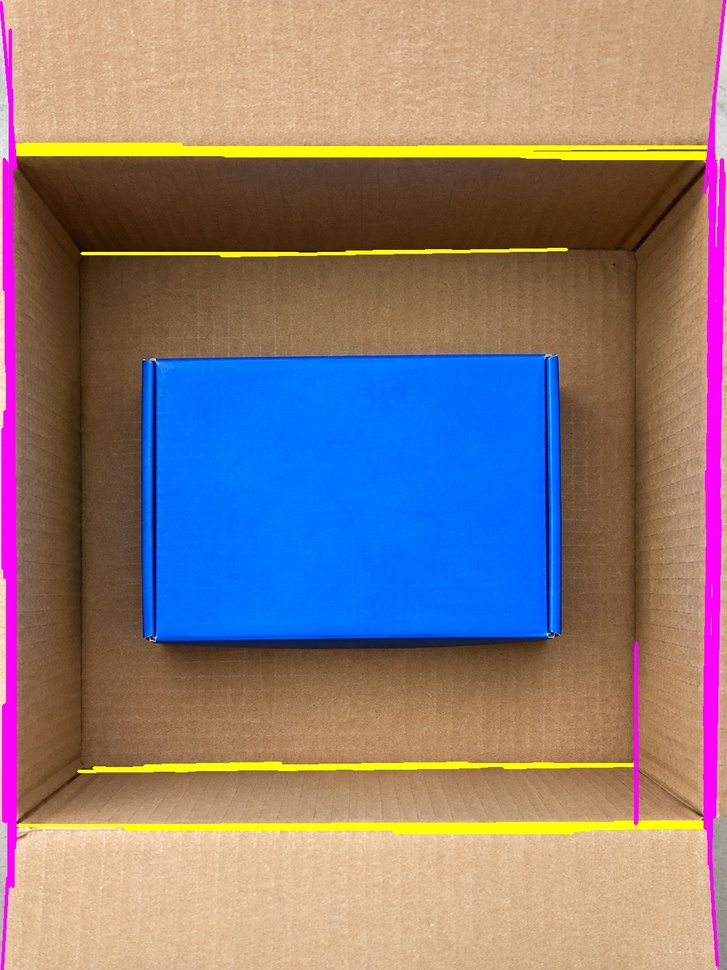
#> input picture auto_walls_test.jpg, 727 x 970 px, shrunk from 1086 x 1448 before the run
$ python -i detect.py   (imports and definitions only)
#> lines starting #> are read from the running program, lines starting #| are printed output that depends on the picture; after the words box and inside, x2 and y2 are one past the last pixel; in counts of white or black regions, pixels touching at a corner belong together
from __future__ import annotations

from typing import Any, Dict, List, Optional, Tuple

import cv2
import numpy as np


def _background_mask(crop: np.ndarray) -> np.ndarray:
    lab = cv2.cvtColor(crop, cv2.COLOR_BGR2LAB).astype(np.float32)
    h, w = lab.shape[:2]

    border = max(3, int(min(h, w) * 0.04))

    samples = np.concatenate(
        [
            lab[:border, :, :].reshape(-1, 3),
            lab[-border:, :, :].reshape(-1, 3),
            lab[:, :border, :].reshape(-1, 3),
            lab[:, -border:, :].reshape(-1, 3),
        ],
        axis=0,
    )

    bg = np.median(samples, axis=0)
    dist = np.linalg.norm(lab - bg, axis=2)

    threshold = max(
        12.0,
        float(np.percentile(dist, 72)),
    )

    return np.where(
        dist >= threshold,
        255,
        0,
    ).astype(np.uint8)


def _apply_color_overlay(
    image: np.ndarray,
    mask: np.ndarray,
    color: Tuple[int, int, int],
    alpha: float,
) -> np.ndarray:

    if cv2.countNonZero(mask) == 0:
        return image

    overlay = image.copy()
    overlay[mask > 0] = color

    return cv2.addWeighted(
        overlay,
        alpha,
        image,
        1.0 - alpha,
        0,
    )


def detect_products(
    image: Any,
    box: Optional[Dict[str, Any]] = None,
) -> Tuple[List[Dict[str, Any]], np.ndarray, int, int]:

    # --------------------------------------------------
    # 1. 이미지 준비
    # --------------------------------------------------

    rgb = np.array(
        image.convert("RGB")
        if hasattr(image, "convert")
        else image
    )

    if rgb.ndim != 3 or rgb.shape[2] < 3:
        raise ValueError("RGB 이미지가 필요합니다.")

    original = cv2.cvtColor(
        rgb[:, :, :3],
        cv2.COLOR_RGB2BGR,
    )
#> original is the input picture: shape (970, 727, 3); mean B, G, R 122.8, 123.4, 139


    # --------------------------------------------------
    # 2. 박스 내부 영역 확보
    # --------------------------------------------------

    use_warped = bool(
        box
        and isinstance(
            box.get("warped_image"),
            np.ndarray,
        )
    )

    if use_warped:

        crop = box["warped_image"].copy()

        offset_x = 0
        offset_y = 0

    else:

        h, w = original.shape[:2]

        x1 = (
            int(box.get("x1", 0))
            if box
            else int(w * 0.05)
        )

        y1 = (
            int(box.get("y1", 0))
            if box
            else int(h * 0.05)
        )

        x2 = (
            int(box.get("x2", w))
            if box
            else int(w * 0.95)
        )

        y2 = (
            int(box.get("y2", h))
            if box
            else int(h * 0.95)
        )

        x1 = max(0, x1)
        y1 = max(0, y1)

        x2 = min(w, x2)
        y2 = min(h, y2)

        crop = original[
            y1:y2,
            x1:x2
        ].copy()

        offset_x = x1
        offset_y = y1


    if crop.size == 0:
        raise ValueError(
            "분석할 박스 내부 영역이 없습니다."
        )


    ch, cw = crop.shape[:2]
    crop_area = ch * cw


    # --------------------------------------------------
    # 3. 계산용 기본 마스크
    #
    # 박스 접힘선 오검출을 줄이기 위해
    # edge mask는 사용하지 않음
    # --------------------------------------------------

    mask = _background_mask(crop)
#> in _background_mask, `lab = cv2.cvtColor(crop, cv2.COLOR_BGR2LAB).astype(np.float32)`:
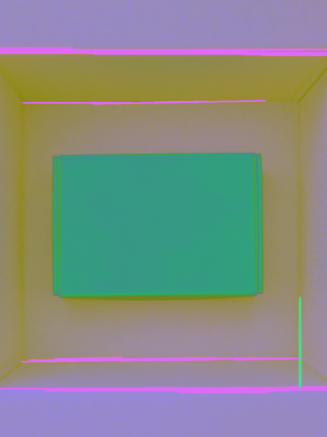
#> lab: shape (873, 654, 3) float32 (shown at 1/2 size); mean B, G, R 132.7, 139.9, 132.7
#> in _background_mask, `bg = np.median(samples, axis=0)`: bg = [180, 137, 151]
#> in _background_mask, `dist = np.linalg.norm(lab - bg, axis=2)`:
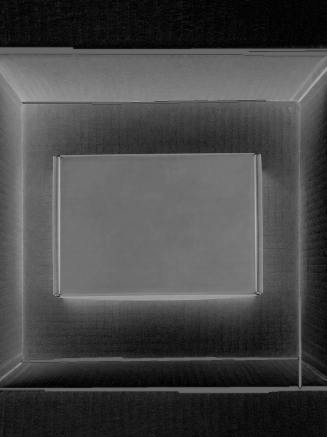
#> dist: shape (873, 654) float32 (shown at 1/2 size); min 1, max 183.1, mean 72.2
#> in _background_mask, `threshold = max( 12.0, float(np.percentile(dist, 72)), )`: threshold = 109.3
#> in _background_mask, `return np.where( dist >= threshold, 255, 0, ).astype(np.uint8)`:
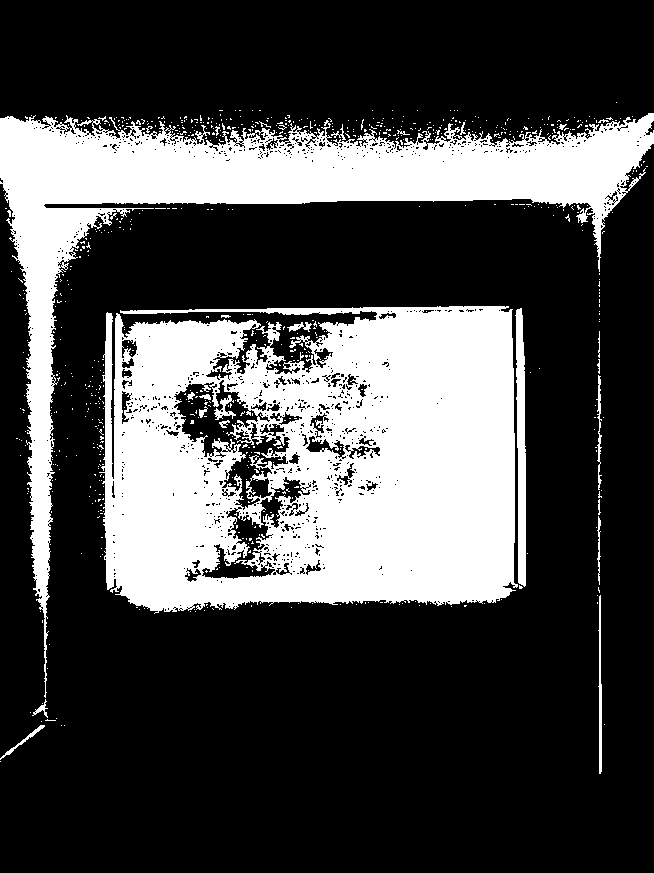
#> returned value: shape (873, 654); 28.6% white; 724 white regions (697 under 20 px), largest, box (x1, y1, x2, y2) and area: (99, 306, 518, 614) 101677, (0, 113, 654, 698) 55722, (515, 308, 526, 587) 2188


    k = max(
        3,
        int(min(ch, cw) * 0.008),
    )

    if k % 2 == 0:
        k += 1

    kernel = np.ones(
        (k, k),
        np.uint8,
    )

    mask = cv2.morphologyEx(
        mask,
        cv2.MORPH_OPEN,
        kernel,
        iterations=1,
    )
#> mask: shape (873, 654); 25% white; 45 white regions, largest, box (x1, y1, x2, y2) and area: (105, 306, 515, 611) 89306, (0, 113, 654, 596) 48441, (516, 309, 526, 585) 2166

    mask = cv2.morphologyEx(
        mask,
        cv2.MORPH_CLOSE,
        kernel,
        iterations=2,
    )
#> mask: shape (873, 654); 26.4% white; 8 white regions, largest, box (x1, y1, x2, y2) and area: (105, 306, 526, 611) 100015, (0, 113, 654, 607) 50270, (248, 504, 262, 524) 207


    # --------------------------------------------------
    # 4. 박스 가장자리 제외
    # --------------------------------------------------

    margin = max(
        2,
        int(min(ch, cw) * 0.025),
    )

    mask[:margin, :] = 0
    mask[-margin:, :] = 0
    mask[:, :margin] = 0
    mask[:, -margin:] = 0
#> mask: shape (873, 654); 26.1% white; 8 white regions, largest, box (x1, y1, x2, y2) and area: (105, 306, 526, 611) 100015, (16, 119, 638, 607) 48286, (248, 504, 262, 524) 207


    # --------------------------------------------------
    # 5. 연결 영역 분석
    # --------------------------------------------------

    n, labels, stats, _ = (
        cv2.connectedComponentsWithStats(
            mask,
            connectivity=8,
        )
    )
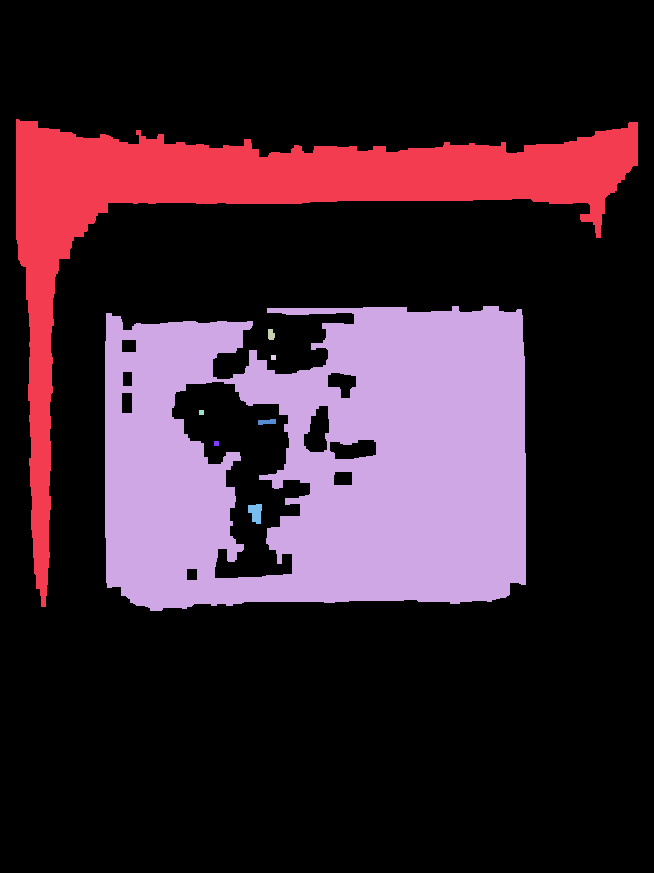
#> labels: shape (873, 654) int32; 9 distinct labels, from 0 to 8; one colour per label, 0 black
#> n = 9; stats = [[0, 0, 654, 873, 422210], [16, 119, 622, 488, 48286], [105, 306, 421, 305, 100015], [268, 329, 7, 11, 66], [271, 355, 5, 5, 25], [199, 410, 5, 5, 25], [258, 419, 18, 6, 83], [214, 441, 5, 5, 25], [248, 504, 14, 20, 207]]

    min_area = max(
        120,
        int(crop_area * 0.004),
    )

    max_area = int(
        crop_area * 0.82
    )


    components = []


    for label in range(1, n):

        x, y, w, h, area = [
            int(v)
            for v in stats[label]
        ]

        if area < min_area:
            continue

        if area > max_area:
            continue


        rect_area = max(
            1,
            w * h,
        )

        fill_ratio = (
            area / rect_area
        )

        aspect = (
            w / max(1, h)
        )


        if fill_ratio < 0.18:
            continue

        if aspect < 0.08:
            continue

        if aspect > 12:
            continue


        touches = sum(
            [
                x <= margin,
                y <= margin,
                x + w >= cw - margin,
                y + h >= ch - margin,
            ]
        )


        # -------------------------------
        # 계산용 필터
        #
        # 지나치게 큰 벽면 영역만 제외
        # 작은 조각까지 여기서 삭제하지 않음
        # -------------------------------

        if (
            touches >= 3
            and area > crop_area * 0.20
        ):
            continue


        area_ratio = (
            area / crop_area
        )


        confidence = np.clip(
            min(
                1.0,
                area_ratio / 0.12
            ) * 0.35
            +
            min(
                1.0,
                fill_ratio
            ) * 0.40
            +
            (
                1.0
                - touches / 4.0
            ) * 0.25,
            0.05,
            0.99,
        )


        components.append(
            {
                "area": area,
                "label": label,
                "x": x,
                "y": y,
                "w": w,
                "h": h,
                "touches": touches,
                "confidence":
                    float(confidence),
            }
        )
#> this loop made 8 passes
#> after the loop, components = 1 item


    components.sort(
        key=lambda item:
            item["area"],
        reverse=True,
    )


    # ==================================================
    # 6. 계산용 마스크
    #
    # 여기서 만들어진 면적만
    # occupancy / void 계산에 사용
    # ==================================================

    calculation_mask = np.zeros(
        (ch, cw),
        dtype=np.uint8,
    )


    for component in components:

        label = component["label"]

        cmask = np.where(
            labels == label,
            255,
            0,
        ).astype(np.uint8)

        calculation_mask = cv2.bitwise_or(
            calculation_mask,
            cmask,
        )
#> this loop made 1 pass
#> label on pass 1: 2
#> pass 1, in detect_products, `cmask = np.where( labels == label, 255, 0, ).astype(np.uint8)`:
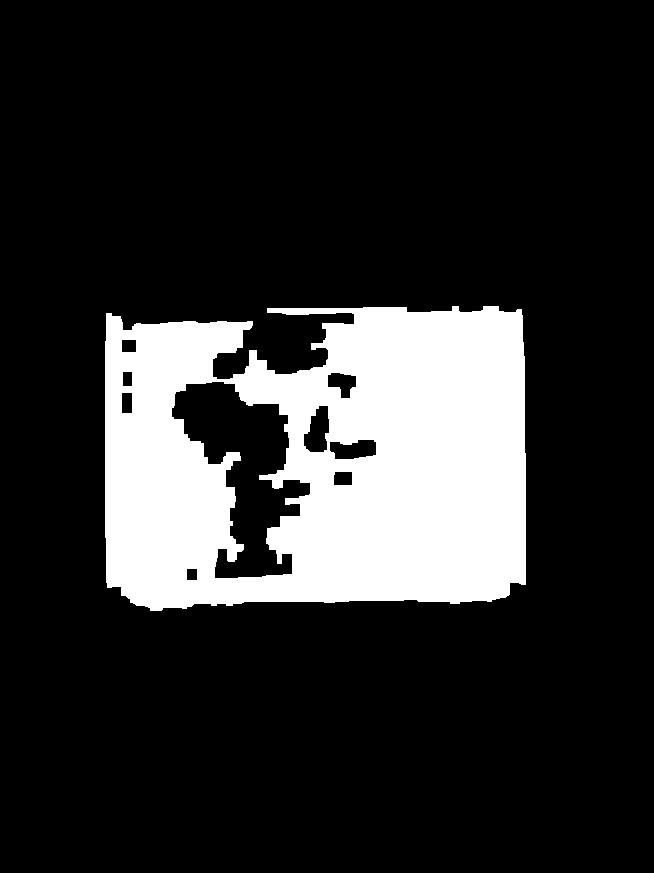
#> cmask: shape (873, 654); 17.5% white; 1 white region


    # --------------------------------------------------
    # 중요:
    # 숫자 계산은 오직 calculation_mask 기준
    # --------------------------------------------------

    product_area = int(
        cv2.countNonZero(
            calculation_mask
        )
    )
#> product_area = 100015


    # ==================================================
    # 7. 시각화용 영역만 별도로 정리
    #
    # 여기서 무언가 삭제되어도
    # product_area에는 영향 없음
    # ==================================================

    visual_components = []

    if components:

        largest_area = (
            components[0]["area"]
        )
#> largest_area = 100015


        for component in components:

            # 너무 작은 조각 제거
            if (
                component["area"]
                < largest_area * 0.25
            ):
                continue


            # 박스 테두리와 직접 연결된
            # 시각적 오검출 영역 제거
            if component["touches"] >= 1:
                continue


            visual_components.append(
                component
            )
#> this loop made 1 pass
#> after the loop, visual_components = 1 item


    # 만약 필터가 너무 강해서
    # 아무것도 남지 않으면
    # 가장 큰 영역 하나는 보여준다.
    if (
        not visual_components
        and components
    ):
        visual_components = [
            components[0]
        ]


    visual_mask = np.zeros(
        (ch, cw),
        dtype=np.uint8,
    )


    detections: List[
        Dict[str, Any]
    ] = []

    visual_contours = []


    for idx, component in enumerate(
        visual_components,
        start=1,
    ):

        label = component["label"]

        cmask = np.where(
            labels == label,
            255,
            0,
        ).astype(np.uint8)


        visual_mask = cv2.bitwise_or(
            visual_mask,
            cmask,
        )


        contours, _ = cv2.findContours(
            cmask,
            cv2.RETR_EXTERNAL,
            cv2.CHAIN_APPROX_SIMPLE,
        )


        visual_contours.extend(
            contours
        )


        x = component["x"]
        y = component["y"]
        w = component["w"]
        h = component["h"]


        detections.append(
            {
                "name":
                    f"Detected Product {idx}",

                "confidence":
                    round(
                        component[
                            "confidence"
                        ],
                        2,
                    ),

                "area":
                    component["area"],

                "bbox":
                    [
                        x + offset_x,
                        y + offset_y,
                        x + w + offset_x,
                        y + h + offset_y,
                    ],

                "width_px":
                    w,

                "height_px":
                    h,
            }
        )
#> this loop made 1 pass
#> (idx, label, x, y, w, h) on pass 1: (1, 2, 105, 306, 421, 305)
#> after the loop, detections = 1 item; visual_contours = 1 contour; box (x1, y1, x2, y2) and area: (105, 306, 526, 611) 114766


    visual_area = int(cv2.countNonZero(visual_mask))
#> visual_area = 100015

    print(
        f"[BoxFit MASK CHECK] "
        f"calculation={product_area}, "
        f"visual={visual_area}, "
        f"difference={product_area - visual_area}",
        flush=True,
    )
#| [BoxFit MASK CHECK] calculation=100015, visual=100015, difference=0

    # ==================================================
    # 8. 예상 빈공간 시각화
    # ==================================================

    inner_mask = np.ones(
        (ch, cw),
        dtype=np.uint8,
    ) * 255


    inner_mask[:margin, :] = 0
    inner_mask[-margin:, :] = 0
    inner_mask[:, :margin] = 0
    inner_mask[:, -margin:] = 0


    # 화면에 보여주는 빈공간
    # = 박스 내부 - 시각화용 제품 영역
    visual_void_mask = cv2.bitwise_and(
        inner_mask,
        cv2.bitwise_not(
            visual_mask
        ),
    )
#> visual_void_mask: shape (873, 654); 74.1% white; 2 black regions, box (x1, y1, x2, y2) and area: (105, 306, 526, 611) 100015, (0, 0, 654, 873) 47840
#> inner_mask: shape (873, 654); 91.6% white; 1 black region, box (x1, y1, x2, y2) and area: (0, 0, 654, 873) 47840


    result_crop = crop.copy()


    # --------------------------------------------------
    # 9. 빈공간만 주황색 반투명 표시
    # --------------------------------------------------

    result_crop = _apply_color_overlay(
        result_crop,
        visual_void_mask,
        (255, 120, 60),
        alpha=0.30,
    )


    # --------------------------------------------------
    # 10. 제품은 면을 칠하지 않고
    # 초록색 윤곽선만 표시
    # --------------------------------------------------

    if visual_contours:

        cv2.drawContours(
            result_crop,
            visual_contours,
            -1,
            (36, 110, 75),
            3,
        )
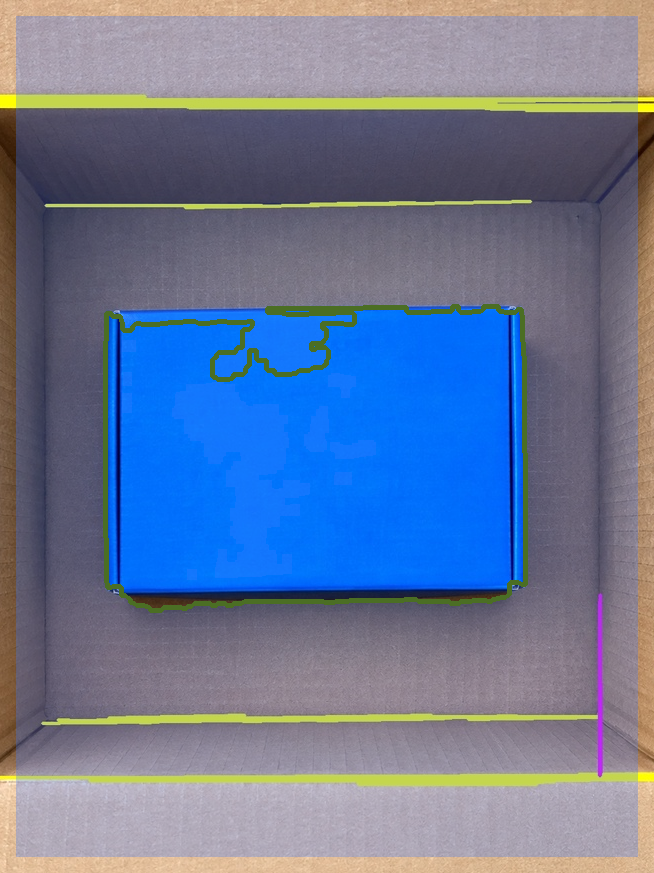
#> result_crop: shape (873, 654, 3); mean B, G, R 151.1, 119.8, 104.5


    # --------------------------------------------------
    # 11. 원본 이미지와 합치기
    # --------------------------------------------------

    if use_warped and box is not None:

        perspective_matrix = np.asarray(
            box["perspective_matrix"],
            dtype=np.float32,
        )

        inverse_matrix = np.linalg.inv(
            perspective_matrix
        )

        original_h, original_w = original.shape[:2]


        # 제품 영역을 원본 사진 좌표로 복원
        visual_mask_original = cv2.warpPerspective(
            visual_mask,
            inverse_matrix,
            (original_w, original_h),
            flags=cv2.INTER_NEAREST,
        )


        # 예상 빈공간도 원본 사진 좌표로 복원
        void_mask_original = cv2.warpPerspective(
            visual_void_mask,
            inverse_matrix,
            (original_w, original_h),
            flags=cv2.INTER_NEAREST,
        )


        # 원본 사진 그대로 시작
        result = original.copy()


        # 빈공간: 파란 반투명
        result = _apply_color_overlay(
            result,
            void_mask_original,
            (255, 120, 60),
            alpha=0.30,
        )


        # 제품: 초록 윤곽선
        original_contours, _ = cv2.findContours(
            visual_mask_original,
            cv2.RETR_EXTERNAL,
            cv2.CHAIN_APPROX_SIMPLE,
        )

        if original_contours:
            cv2.drawContours(
                result,
                original_contours,
                -1,
                (36, 110, 75),
                3,
            )


    else:

        result = original.copy()

        result[
            y1:y2,
            x1:x2
        ] = result_crop
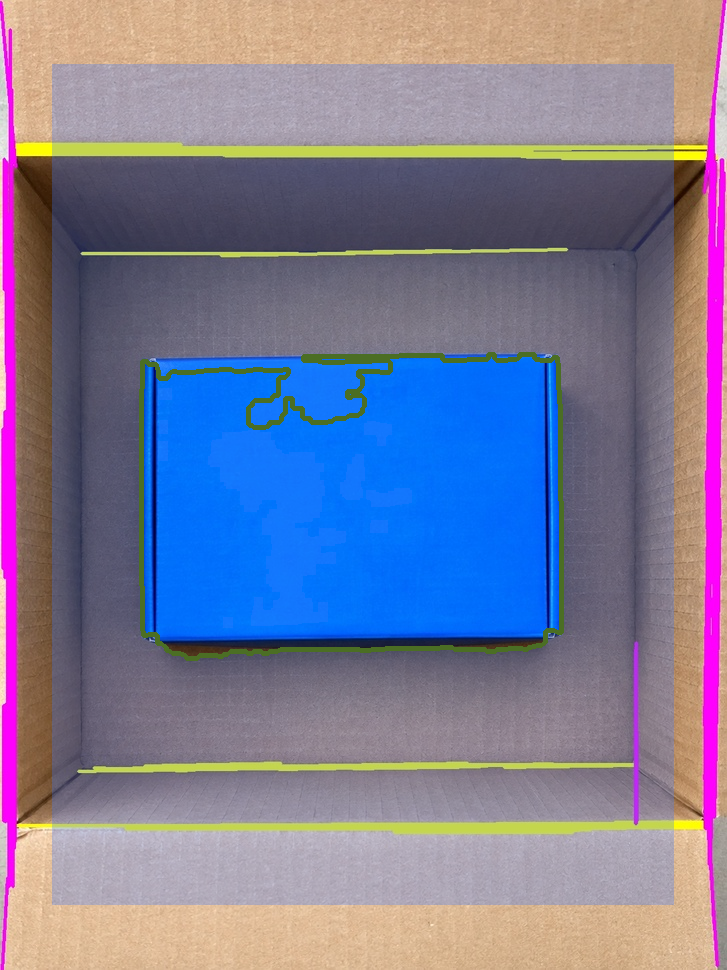
#> result: shape (970, 727, 3); mean B, G, R 151.1, 123.8, 124.3


    # --------------------------------------------------
    # detection count 역시 화면에 표시된
    # 제품 후보 기준
    # --------------------------------------------------

    return (
        detections,
        result,
        product_area,
        len(detections),
    )

>>> import cv2
>>> picture = cv2.cvtColor(cv2.imread('../auto_walls_test.jpg'), cv2.COLOR_BGR2RGB)
>>> result = detect_products(picture)
